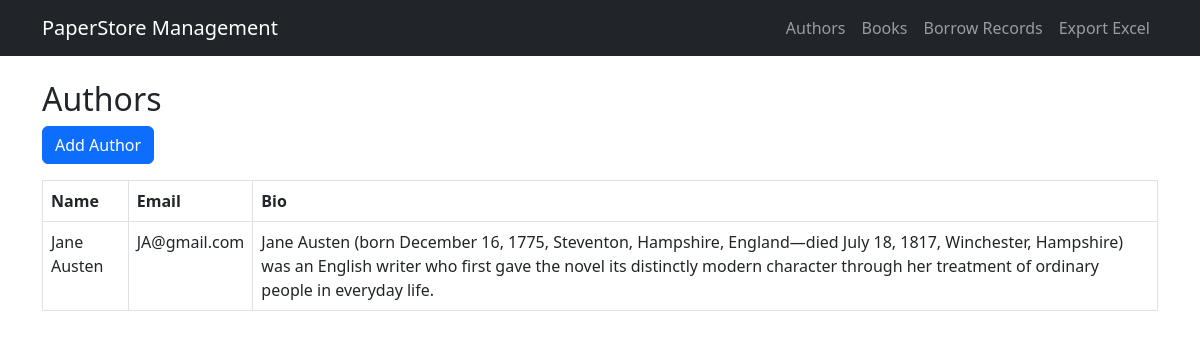
Before: /paperstore/author/ with the older database file.
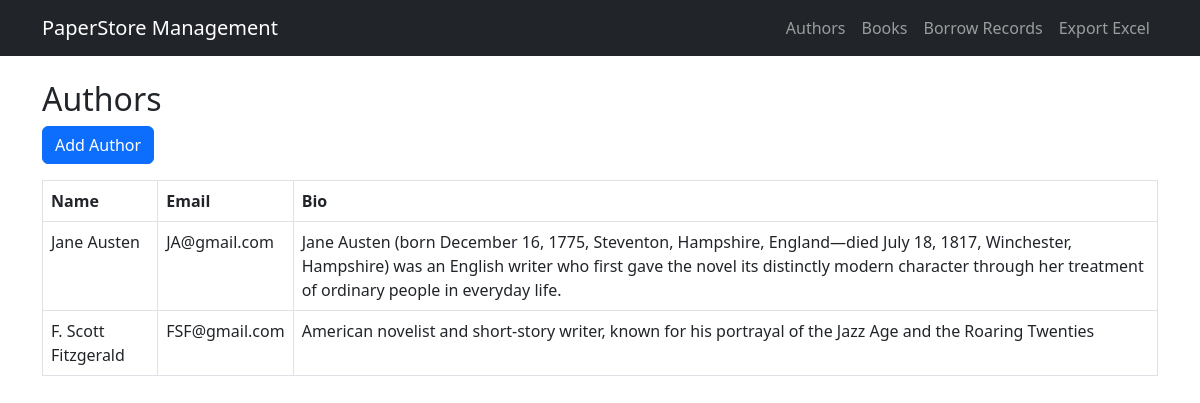
After: the same page with the newer database file.
### paperstore/models.py (models this page shows, shortened)
class Author(models.Model):
    name = models.CharField(max_length=250)
    email = models.EmailField(unique=True)
    bio = models.TextField()

### paperstore/views.py (the view)
# urls.py: path('author/', AuthorListView.as_view(), name='list_author'),
class AuthorListView(ListView):
    model = Author
    template_name = 'list_author.html'
    context_object_name = 'author'
    paginate_by = 10

### paperstore/templates/list_author.html (shortened to what this page needs)
{% extends 'base.html' %}
{% block content %}
<h2>Authors</h2>
<a href="{% url 'add_author' %}" class="btn btn-primary mb-3">Add Author</a>
<table class="table table-bordered">
    <tr>
        <th>Name</th>
        <th>Email</th>
        <th>Bio</th>
    </tr>
    {% for author in author %}
    <tr>
        <td>{{ author.name }}</td>
        <td>{{ author.email }}</td>
        <td>{{ author.bio }}</td>
    </tr>
    {% empty %}
    <tr>
        <td colspan="3">No authors found.</td>
    </tr>
    {% endfor %}
</table>
{% endblock %}

### paperstore/templates/base.html (shortened to what this page needs)
{% load static %}
<!DOCTYPE html>
<html lang="en">
<head>
    <link rel="stylesheet" href="https://cdn.jsdelivr.net/npm/bootstrap@5.3.0/dist/css/bootstrap.min.css">
</head>
<body>
    <nav class="navbar navbar-expand-lg navbar-dark bg-dark">
        <div class="container">
            <a class="navbar-brand" href="/">PaperStore Management</a>
            <div class="navbar-nav">
                <a class="nav-link" href="{% url 'list_author' %}">Authors</a>
                <a class="nav-link" href="{% url 'list_book' %}">Books</a>
                <a class="nav-link" href="{% url 'list_borrow' %}">Borrow Records</a>
                <a class="nav-link btn btn-outline-light btn-sm" href="{% url 'exportexcel' %}">Export Excel</a>
            </div>
        </div>
    </nav>
    <div class="container mt-4">
        {% block content %} {% endblock %}
    </div>
</body>
</html>

Changed rows visible on the page:
added Author: name "F. Scott Fitzgerald", email "FSF@gmail.com", bio "American novelist and short-story writer, known for his portrayal of the Jazz Age and the Roaring Twenties"
